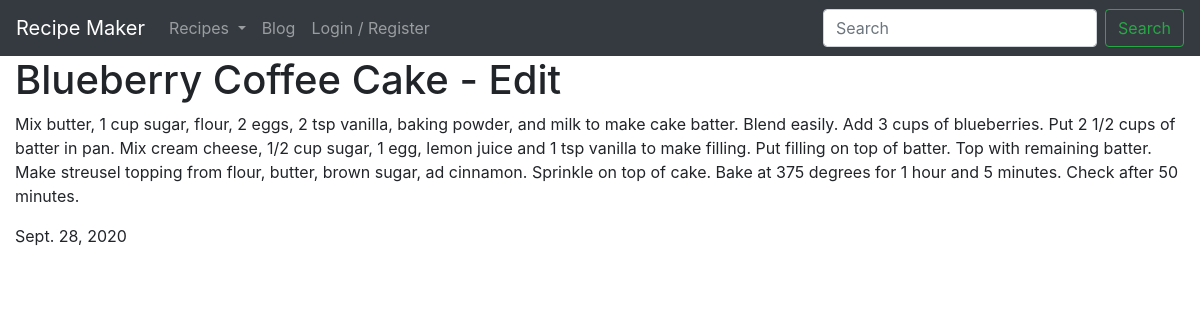
Page /recipes/Blueberry-Coffee-Cake/edit/ (signed in) on the committed database.
### recipes/models.py (models this page shows)
class Recipe(models.Model):
    author = models.ForeignKey(User, default=1, null=True, on_delete=models.PROTECT)
    title = models.CharField(max_length=30, unique=True, blank=False, null=False)
    slug = models.SlugField(unique=True)
    ingredients = models.ManyToManyField(Ingredient, blank=True, related_name="ingredients")
    instructions = models.TextField(blank=False, null=False)
    date = models.DateField(auto_now_add=True, null=True)
    keywords = models.ManyToManyField(Keyword, blank=True)
    category = models.ForeignKey(Category, null=True, blank=True, on_delete=models.PROTECT)

### recipes/views.py (the view)
# urls.py: path("<str:slug>/edit/", recipe_edit_view),
@staff_member_required
def recipe_edit_view(request, slug):
    obj = get_object_or_404(Recipe, slug=slug)
    template = 'recipes/recipe_edit_page.html'
    context = {"recipe": obj}
    return render(request, template, context)

### templates/recipes/recipe_edit_page.html
{% extends "base.html" %}
{% block content %}
<h1>{{ recipe.title }} - Edit</h1>
<p>{{ recipe.instructions }}</p>
<p>{{ recipe.date }}</p>
{% endblock %}

### rows in the picture
Recipe: title "Blueberry Coffee Cake", instructions "Mix butter, 1 cup sugar, flour, 2 eggs, 2 tsp vanilla, baking powder, and milk to make cake batter. Blend easily. Add 3 cups of blueberries. Put 2 1/2 cups of batter in pan. Mix cream cheese, 1/2 cup sugar, 1 egg, lemon juice and 1 tsp vanilla to make filling. Put filling on top of batter. Top with remaining batter. Make streusel topping from flour, butter, brown sugar, ad cinnamon. Sprinkle on top of cake. Bake at 375 degrees for 1 hour and 5 minutes. Check after 50 minutes.", date "Sept. 28, 2020"
